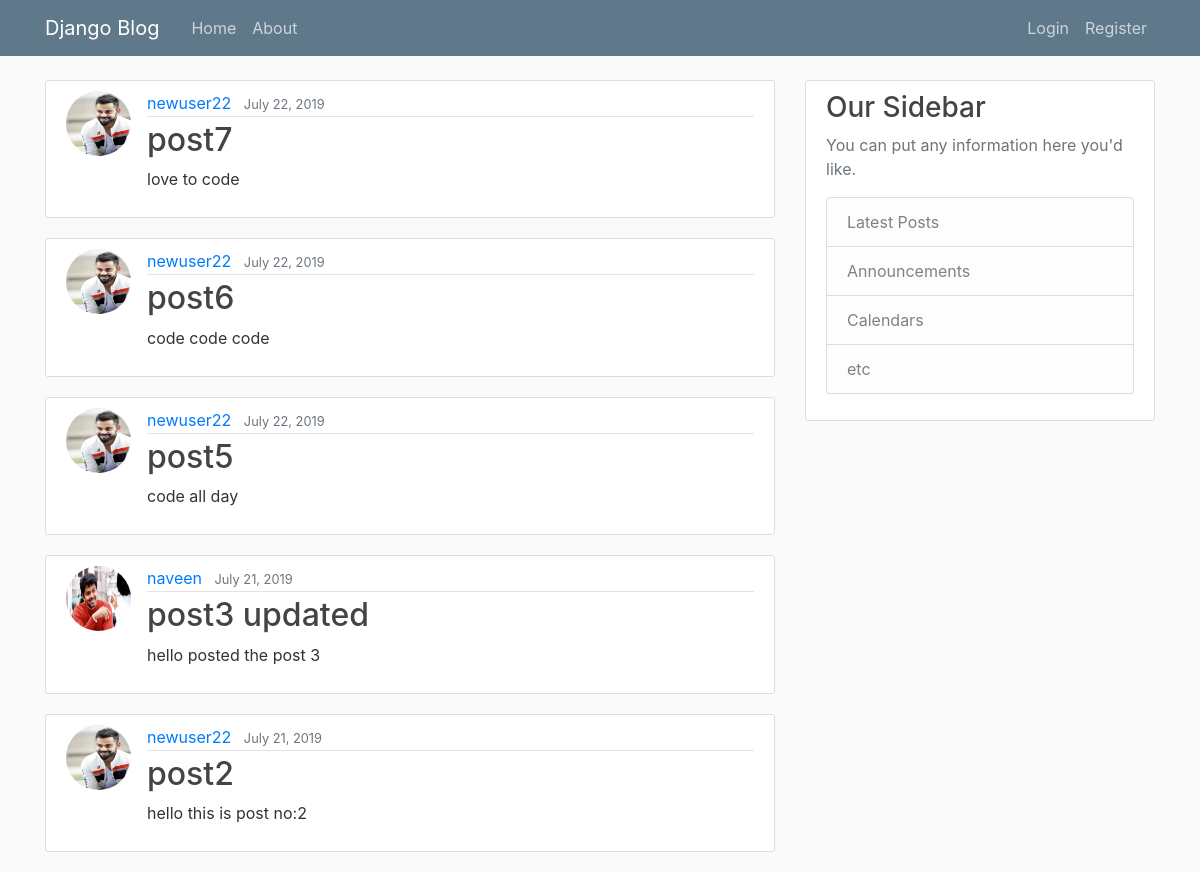
The page / on the database its author committed.
### blog/models.py (models this page shows, shortened)
class Post(models.Model):
    title=models.CharField(max_length=100)
    content=models.TextField()
    date_posted=models.DateTimeField(default=timezone.now)
    author=models.ForeignKey(User,on_delete=models.CASCADE)

### users/models.py (models this page shows, shortened)
class Profile(models.Model):
    user=models.OneToOneField(User,on_delete=models.CASCADE)
    image=models.ImageField(default='default.jpg',upload_to='profile_pics')

### blog/views.py (the view)
# urls.py: path('', PostListView.as_view(),name='blog-home'),
class PostListView(ListView):
    model=Post
    template_name='blog/home.html'
    context_object_name='posts'
    ordering=['-date_posted']

### blog/templates/blog/home.html
{% extends "blog/base.html" %}
{% block content %}
    {% for post in posts %}
    <article class="media content-section">
    <img class="rounded-circle article-img"  src="{{post.author.profile.image.url}}">
            <div class="media-body">
              <div class="article-metadata">
                <a class="mr-2" href="#">{{ post.author }}</a>
                <small class="text-muted">{{ post.date_posted | date:"F d, Y"}}</small>
              </div>
              <h2><a class="article-title" href="{% url 'blog-detail' post.id %}">{{ post.title }}</a></h2>
              <p class="article-content">{{ post.content }}</p>
            </div>
          </article>
    {% endfor %}
{% endblock content %}

### blog/static/blog/main.css (style rules this page uses)
body { background: #fafafa; color: #333333; margin-top: 5rem; }
h1, h2, h3, h4, h5, h6 { color: #444444; }
.content-section { background: #ffffff; padding: 10px 20px; border: 1px solid #dddddd; border-radius: 3px; margin-bottom: 20px; }
.article-title { color: #444444; }
.article-content { white-space: pre-line; }
.article-img { height: 65px; width: 65px; margin-right: 16px; }
.article-metadata { padding-bottom: 1px; margin-bottom: 4px; border-bottom: 1px solid #e3e3e3 }

### rows shown on the page
Post: author.profile.image (picture), author "newuser22", date_posted "July 22, 2019", title "post7", content "love to code"
Post: author.profile.image (picture), author "newuser22", date_posted "July 22, 2019", title "post6", content "code code code"
Post: author.profile.image (picture), author "newuser22", date_posted "July 22, 2019", title "post5", content "code all day"
Post: author.profile.image (picture), author "naveen", date_posted "July 21, 2019", title "post3 updated", content "hello posted the post 3"
Post: author.profile.image (picture), author "newuser22", date_posted "July 21, 2019", title "post2", content "hello this is post no:2"
